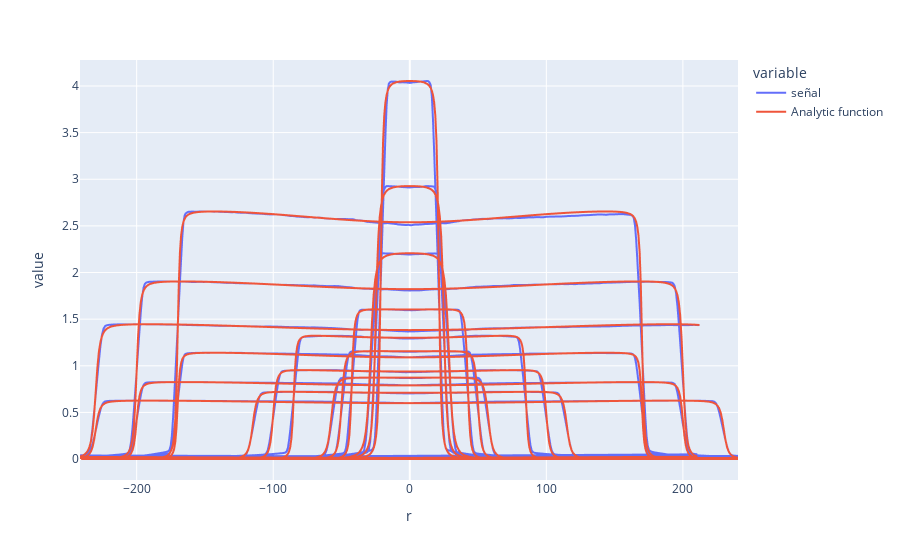

Notebook code for this chart:
### Code cell
Arg1 = (Mixed[Mixed['FFF']==0]['xpos']/1.91)/((1 + (Mixed[Mixed['FFF']==0]['xpos']/1.91)**2)**(1/2))
Arg2 = (Mixed[Mixed['FFF']==0]['xneg']/1.91)/((1 + (Mixed[Mixed['FFF']==0]['xneg']/1.91)**2)**(1/2))

Arg3 = (Mixed[Mixed['FFF']==0]['ypos']/1.91)/((1 + (Mixed[Mixed['FFF']==0]['ypos']/1.91)**2)**(1/2))
Arg4 = (Mixed[Mixed['FFF']==0]['yneg']/1.91)/((1 + (Mixed[Mixed['FFF']==0]['yneg']/1.91)**2)**(1/2))
a = Mixed[Mixed['FFF']==0]['Big Z'] * (Arg1+Arg2) * (Arg3+Arg4) * (1 + (Mixed[Mixed['FFF']==0]['Rho']**2) * (0.0432 -0.015*Mixed[Mixed['FFF']==0]['Rho'] - 0.0005*Mixed[Mixed['FFF']==0]['Rho']**2))

a = a.reset_index(drop=True)

MIXEDF0 = Mixed[Mixed['FFF']==0].reset_index(drop=True)



MIXEDF0['a'] = a



NewA = []
for i in np.arange(0, MIXEDF0.shape[0]):
    Limit = float(MIXEDF0.loc[i, 'Limit'])
    Area = float(MIXEDF0.loc[i, 'Area'])
    zforanalytic = float(MIXEDF0.loc[i, 'Z'])
    maxsignal = MIXEDF0[(MIXEDF0['Limit']==Limit) & (MIXEDF0['Area']==Area) & (MIXEDF0['Z']==zforanalytic)]['señal'].max()
    maxanalytic = MIXEDF0[(MIXEDF0['Limit']==Limit) & (MIXEDF0['Area']==Area) & (MIXEDF0['Z']==zforanalytic)]['a'].max()
    NewA.append(MIXEDF0.loc[i, 'a']*(maxsignal/maxanalytic))

MIXEDF0.drop('a', axis=1, inplace=True)
MIXEDF0['Analytic function'] = NewA


y = MIXEDF0.set_index('r')[['señal']]
x = MIXEDF0[['r', 'Limit', 'Area', 'Z', 'Big Z', 'xpos', 'ypos', 'xneg', 'yneg', 'Rho', 'Analytic function']]

print(mean_absolute_error(MIXEDF0['señal'], MIXEDF0['Analytic function']))

MIXEDF0.set_index('r')[['señal', 'Analytic function']].plot()

### Figure 1 — Plotly figure (JSON) as saved in the notebook; plotly's stock layout.template omitted (floating-point values rounded to 4 significant figures; data arrays with more than 128 entries replaced by an {"elided": "..."} marker saying what was removed)
{"data": [{"hovertemplate": "variable=señal<br>r=%{x}<br>value=%{y}<extra></extra>", "legendgroup": "señal", "line": {"color": "#636efa", "dash": "solid"}, "mode": "lines", "name": "señal", "showlegend": true, "type": "scattergl", "x": {"elided": "1948 float values"}, "xaxis": "x", "y": {"elided": "1948 float values"}, "yaxis": "y"}, {"hovertemplate": "variable=Analytic function<br>r=%{x}<br>value=%{y}<extra></extra>", "legendgroup": "Analytic function", "line": {"color": "#EF553B", "dash": "solid"}, "mode": "lines", "name": "Analytic function", "showlegend": true, "type": "scattergl", "x": {"elided": "1948 float values"}, "xaxis": "x", "y": {"elided": "1948 float values"}, "yaxis": "y"}], "layout": {"legend": {"title": {"text": "variable"}, "tracegroupgap": 0}, "margin": {"t": 60}, "xaxis": {"anchor": "y", "domain": [0, 1], "title": {"text": "r"}}, "yaxis": {"anchor": "x", "domain": [0, 1], "title": {"text": "value"}}}}
